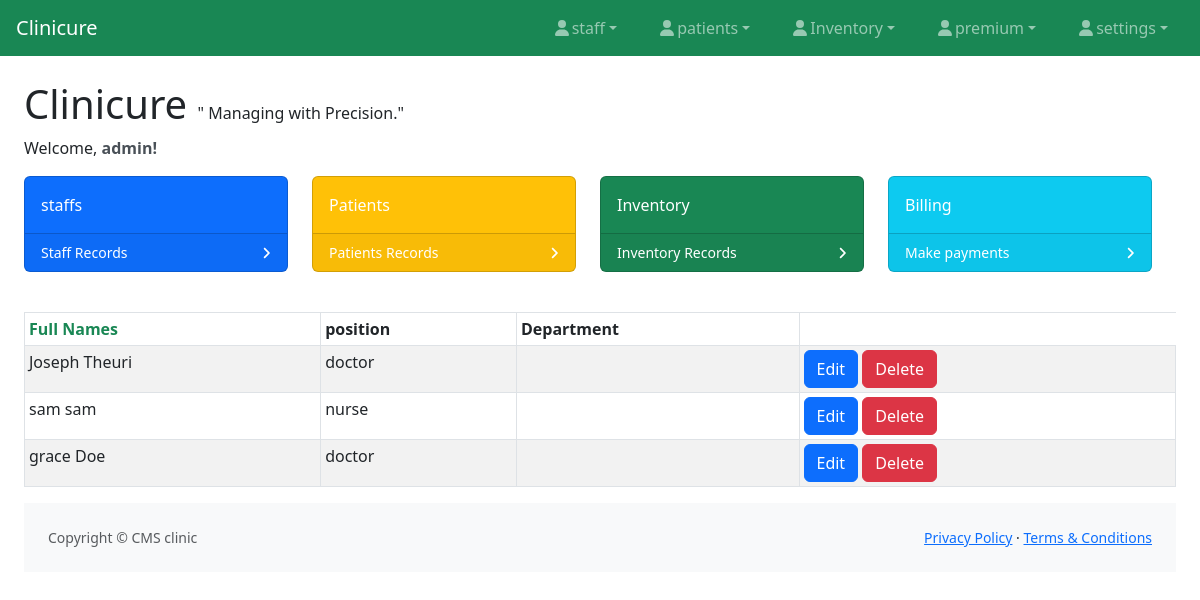
The page /staff/ (signed in) on the database its author committed.
### staff/models.py (models this page shows, shortened)
class staffs(models.Model):
    POSITION_CHOICES = [
        ('doctor', 'Doctor'),
        ('nurse', 'Nurse'),
        ('receptionist', 'Administrator'),
        ('pharmacy', 'Pharmacist')
    ]
    full_name = models.CharField(max_length=100, blank=True, null=True)
    position = models.CharField(max_length=20, choices=POSITION_CHOICES, default='doctor')

### staff/views.py (the view)
# urls.py: path('', views.view_staff, name="view_staff"),
def view_staff(request):
    staff= staffs.objects.all()
    return render(request, 'view_staff.html', {'staff':staff})

### staff/templates/view_staff.html
{% extends 'base.html' %}
{% block body %}
<table class="table table-striped table-bordered table-sm">
    <thead class="thead-dark text-success">
    <tr>
        <th class="text-success">Full Names</th>
        <th>position</th>
        <th>Department</th>
    </tr>
    </thead>
    <tbody>
{% for y in staff %}
    <tr>
        <td>{{ y.full_name }}</td>
        <td>{{ y.position }}</td>
        <td>{{ y.department }}</td>
             <td>
            <a href="{% url 'staff:update_staff' y.id %}" class="btn btn-primary"><span class="glyphicon glyphicon-pencil" >Edit</span></a>
            <a href="{% url 'staff:delete_staff' y.id %}" class="btn btn-danger">Delete</a>
        </td>
    </tr>
{% endfor %}
    </tbody>
</table>
{% endblock %}

### patients/templates/body.html (shortened to what this page needs)
<!DOCTYPE html>
<html lang="en">
<head>
</head>
<body>
 <div class="container-fluid px-4 ">
     <h1 class="mt-4">Clinicure   <span class=" font-italic h6 my-3 ">" Managing with Precision."</span> </h1>
                            {% if user.is_authenticated %}
        <p class="text-dark">Welcome, <strong class="text text-dark-emphasis">{{ user.username }}!</strong></p>
    {% else %}
        <p>Welcome to the dashboard!</p>
    {% endif %}
                        <div class="row col-12 ">
                            <div class="col-xl-3 col-md-6">
                                <div class="card bg-primary text-white mb-4">
                                    <div class="card-body" > {{ staff_count }}  staffs </div>
                                    <div class="card-footer d-flex align-items-center justify-content-between">
                                        <a class="small text-white stretched-link text-decoration-none"  href="{% url 'staff:view_staff' %}">Staff Records</a>
                                        <div class="small text-white"><i class="fas fa-angle-right"></i></div>
                                    </div>
                                </div>
                            </div>
                            <div class="col-xl-3 col-md-6">
                                <div class="card bg-warning text-white mb-4">
                                    <div class="card-body">{{  patient_count }} Patients
                                    </div>
                                    <div class="card-footer d-flex align-items-center justify-content-between">
                                        <a class="small text-white stretched-link text-decoration-none" href="{% url 'patients:view_patients' %}">Patients Records</a>
                                        <div class="small text-white"><i class="fas fa-angle-right"></i></div>
                                    </div>
                                </div>
                            </div>
                            <div class="col-xl-3 col-md-6">
                                <div class="card bg-success text-white mb-4">
                                    <div class="card-body">Inventory</div>
                                    <div class="card-footer d-flex align-items-center justify-content-between">
                                        <a class="small text-white stretched-link text-decoration-none" href="{% url 'inventory:item_list' %}">Inventory Records</a>
                                        <div class="small text-white"><i class="fas fa-angle-right"></i></div>
                                    </div>
                                </div>
                            </div>
                            <div class="col-xl-3 col-md-6">
                                <div class="card bg-info text-white mb-4">
                                    <div class="card-body">Billing</div>
                                    <div class="card-footer d-flex align-items-center justify-content-between">
                                        <a class="small text-white stretched-link text-decoration-none" href="{% url 'stkpush:stk' %}">Make payments</a>
                                        <div class="small text-white"><i class="fas fa-angle-right"></i></div>
                                    </div>
                                </div>
                            </div>
                        </div>
</body>
</html>

### rows shown on the page
staffs: full_name "Joseph Theuri", position "doctor"
staffs: full_name "sam sam", position "nurse"
staffs: full_name "grace Doe", position "doctor"

### other values the page prints
{{ user.username }} "admin"
